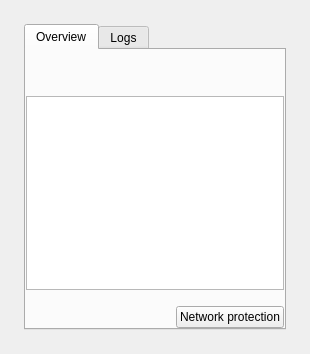
<?xml version="1.0" encoding="utf-8"?>
<ui version="4.0">
 <class>ConnectionDetailsDialog</class>
 <widget class="QDialog" name="ConnectionDetailsDialog">
  <property name="windowTitle">
   <string>Connection details</string>
  </property>
  <layout class="QVBoxLayout" name="detailsLayout">
   <property name="spacing">
    <number>16</number>
   </property>
   <item>
    <widget class="QTabWidget" name="detailsTabs">
     <widget class="QWidget" name="overviewTab">
      <attribute name="title">
       <string>Overview</string>
      </attribute>
      <layout class="QVBoxLayout" name="overviewTabLayout">
       <item>
        <widget class="QLabel" name="profileDetailLabel">
         <property name="wordWrap">
          <bool>true</bool>
         </property>
        </widget>
       </item>
       <item>
        <widget class="QTreeWidget" name="diagnosticReport">
         <property name="accessibleName">
          <string>Connection diagnostics</string>
         </property>
         <property name="rootIsDecorated">
          <bool>false</bool>
         </property>
         <property name="headerHidden">
          <bool>true</bool>
         </property>
         <property name="wordWrap">
          <bool>true</bool>
         </property>
         <property name="columnCount">
          <number>2</number>
         </property>
        </widget>
       </item>
       <item>
        <layout class="QHBoxLayout" name="diagnosticActions">
         <property name="leftMargin">
          <number>0</number>
         </property>
         <property name="topMargin">
          <number>0</number>
         </property>
         <property name="rightMargin">
          <number>0</number>
         </property>
         <property name="bottomMargin">
          <number>0</number>
         </property>
         <property name="spacing">
          <number>8</number>
         </property>
         <item>
          <widget class="QPushButton" name="refreshDiagnosticsButton">
           <property name="autoDefault">
            <bool>false</bool>
           </property>
           <property name="text">
            <string />
           </property>
           <property name="icon">
            <iconset>
             <normaloff>:/resource/refresh.svg</normaloff>
            </iconset>
           </property>
           <property name="iconSize">
            <size>
             <width>18</width>
             <height>18</height>
            </size>
           </property>
           <property name="toolTip">
            <string>Refresh</string>
           </property>
           <property name="accessibleName">
            <string>Refresh</string>
           </property>
           <property name="iconOnly" stdset="0">
            <bool>true</bool>
           </property>
           <property name="flat">
            <bool>true</bool>
           </property>
          </widget>
         </item>
         <item>
          <widget class="QPushButton" name="copyDiagnosticsButton">
           <property name="autoDefault">
            <bool>false</bool>
           </property>
           <property name="text">
            <string />
           </property>
           <property name="toolTip">
            <string>Copy diagnostics</string>
           </property>
           <property name="accessibleName">
            <string>Copy diagnostics</string>
           </property>
           <property name="icon">
            <iconset>
             <normaloff>:/resource/copy.svg</normaloff>
            </iconset>
           </property>
           <property name="iconSize">
            <size>
             <width>18</width>
             <height>18</height>
            </size>
           </property>
           <property name="iconOnly" stdset="0">
            <bool>true</bool>
           </property>
           <property name="flat">
            <bool>true</bool>
           </property>
          </widget>
         </item>
         <item>
          <spacer name="diagnosticActionsSpacer">
           <property name="orientation">
            <enum>Qt::Horizontal</enum>
           </property>
          </spacer>
         </item>
         <item>
          <widget class="QPushButton" name="diagnosticRulesButton">
           <property name="autoDefault">
            <bool>false</bool>
           </property>
           <property name="text">
            <string>Network protection</string>
           </property>
          </widget>
         </item>
        </layout>
       </item>
       <property name="leftMargin">
        <number>0</number>
       </property>
       <property name="topMargin">
        <number>16</number>
       </property>
       <property name="rightMargin">
        <number>0</number>
       </property>
       <property name="bottomMargin">
        <number>0</number>
       </property>
       <property name="spacing">
        <number>16</number>
       </property>
      </layout>
     </widget>
     <widget class="QWidget" name="logsTab">
      <attribute name="title">
       <string>Logs</string>
      </attribute>
      <layout class="QVBoxLayout" name="logsTabLayout">
       <item>
        <widget class="QFrame" name="logPanel">
         <property name="frameShape">
          <enum>QFrame::Shape::StyledPanel</enum>
         </property>
         <layout class="QVBoxLayout" name="logPanelLayout">
          <property name="spacing">
           <number>12</number>
          </property>
          <property name="leftMargin">
           <number>0</number>
          </property>
          <property name="topMargin">
           <number>0</number>
          </property>
          <property name="rightMargin">
           <number>0</number>
          </property>
          <property name="bottomMargin">
           <number>0</number>
          </property>
          <item>
           <layout class="QHBoxLayout" name="logHeaderLayout">
            <property name="spacing">
             <number>8</number>
            </property>
            <item>
             <layout class="QVBoxLayout" name="logTitleLayout">
              <property name="spacing">
               <number>2</number>
              </property>
              <item>
               <widget class="QLabel" name="logTitleLabel">
                <property name="text">
                 <string>Activity log</string>
                </property>
               </widget>
              </item>
             </layout>
            </item>
            <item>
             <spacer name="logHeaderSpacer">
              <property name="orientation">
               <enum>Qt::Orientation::Horizontal</enum>
              </property>
              <property name="sizeHint" stdset="0">
               <size>
                <width>40</width>
                <height>20</height>
               </size>
              </property>
             </spacer>
            </item>
            <item>
             <widget class="QPushButton" name="openLogPushButton">
              <property name="toolTip">
               <string>Open log file</string>
              </property>
              <property name="text">
               <string />
              </property>
              <property name="icon">
               <iconset>
                <normaloff>:/resource/folder.svg</normaloff>
               </iconset>
              </property>
              <property name="iconSize">
               <size>
                <width>18</width>
                <height>18</height>
               </size>
              </property>
              <property name="accessibleName">
               <string>Open log file</string>
              </property>
              <property name="iconOnly" stdset="0">
               <bool>true</bool>
              </property>
              <property name="autoDefault">
               <bool>false</bool>
              </property>
              <property name="flat">
               <bool>true</bool>
              </property>
             </widget>
            </item>
            <item>
             <widget class="QPushButton" name="copyLogPushButton">
              <property name="toolTip">
               <string>Copy log</string>
              </property>
              <property name="text">
               <string />
              </property>
              <property name="icon">
               <iconset>
                <normaloff>:/resource/copy.svg</normaloff>
               </iconset>
              </property>
              <property name="iconSize">
               <size>
                <width>18</width>
                <height>18</height>
               </size>
              </property>
              <property name="accessibleName">
               <string>Copy log</string>
              </property>
              <property name="iconOnly" stdset="0">
               <bool>true</bool>
              </property>
              <property name="autoDefault">
               <bool>false</bool>
              </property>
              <property name="flat">
               <bool>true</bool>
              </property>
             </widget>
            </item>
            <item>
             <widget class="QPushButton" name="clearLogPushButton">
              <property name="toolTip">
               <string>Clear displayed log</string>
              </property>
              <property name="text">
               <string />
              </property>
              <property name="icon">
               <iconset>
                <normaloff>:/resource/clear.svg</normaloff>
               </iconset>
              </property>
              <property name="iconSize">
               <size>
                <width>18</width>
                <height>18</height>
               </size>
              </property>
              <property name="accessibleName">
               <string>Clear displayed log</string>
              </property>
              <property name="iconOnly" stdset="0">
               <bool>true</bool>
              </property>
              <property name="autoDefault">
               <bool>false</bool>
              </property>
              <property name="flat">
               <bool>true</bool>
              </property>
             </widget>
            </item>
            <property name="leftMargin">
             <number>0</number>
            </property>
            <property name="topMargin">
             <number>0</number>
            </property>
            <property name="rightMargin">
             <number>0</number>
            </property>
            <property name="bottomMargin">
             <number>0</number>
            </property>
           </layout>
          </item>
          <item>
           <widget class="QPlainTextEdit" name="logPlainTextEdit">
            <property name="readOnly">
             <bool>true</bool>
            </property>
            <property name="maximumBlockCount">
             <number>1000</number>
            </property>
            <property name="placeholderText">
             <string>Connection logs appear here</string>
            </property>
           </widget>
          </item>
         </layout>
        </widget>
       </item>
       <item>
        <widget class="QLabel" name="statusDetailLabel">
         <property name="wordWrap">
          <bool>true</bool>
         </property>
        </widget>
       </item>
       <property name="leftMargin">
        <number>0</number>
       </property>
       <property name="topMargin">
        <number>16</number>
       </property>
       <property name="rightMargin">
        <number>0</number>
       </property>
       <property name="bottomMargin">
        <number>0</number>
       </property>
       <property name="spacing">
        <number>12</number>
       </property>
      </layout>
     </widget>
    </widget>
   </item>
   <property name="leftMargin">
    <number>24</number>
   </property>
   <property name="topMargin">
    <number>24</number>
   </property>
   <property name="rightMargin">
    <number>24</number>
   </property>
   <property name="bottomMargin">
    <number>24</number>
   </property>
  </layout>
 </widget>
 <resources>
  <include location="../../resource.qrc" />
 </resources>
 <connections />
</ui>
